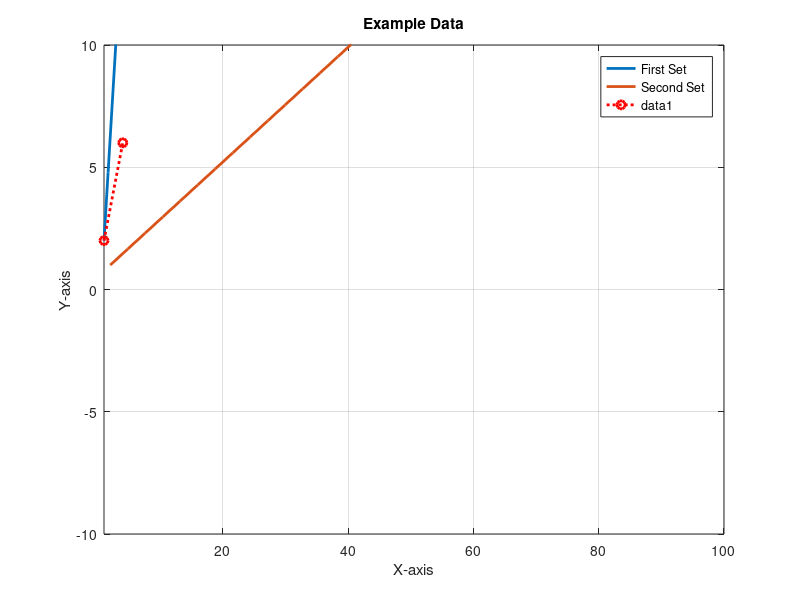

This figure's MATLAB source: (Note: this script raises an error after producing the figure.)
clear
clc
close all

%% Workspace Prep

% NOTE: default properties are set using the following convention:
% set(0, 'default<Object Type><Property Name>', <value>)

% Ex: changing the default line width is given by this command:
set(0,'defaultLineLineWidth',2)
% with 'Line' being the object and 'LineWidth' being the property that
% belongs to the Line object and '2' being the value of LineWidth being set

% setting the grid to be on for all plots
set(0,'defaultAxesXGrid','on')
set(0,'defaultAxesYGrid','on')

% note that in (Jack Rush's) personal experience, inputting the above
% properties as strings (encased in double quotes) as opposed to character
% vectors (encased in single quotes) has been met with mixed results for no
% explainable reason, so just to be safe, (Jack Rush) suggests that you
% utilize character vectors when setting default properties with the set()
% function

% example linear data to plot
x = linspace(1,20,30);
y = linspace(2,83,30);

%% Basics

% creates a new figure and gives it a name. Note that you can reference 
% this figure again by calling figure(fig1) at some later point.
fig1 = figure('Name','Example Figure One');

% when plot is called, a new axes object is instantiated and assigned to
% the last called figure object.
plot(x,y)

% by turning hold on, you allow for future calls to plot to put data on the
% same axes that you previously plotted on
hold on

%plots the inverse of the data above
plot(y, x)

% by calling legend without specifying an axes object, it creates a legend
% for the last called axes object and maps each string passed to it to the
% preceeding plot
legend("First Set", "Second Set")

% in order to give the axes labels, you need to use the xlabel and ylabel
% functions. These automatically work on the currently selected axes
% object.

xlabel("X-axis")
ylabel("Y-axis")

% to add a title to your figure, just use the title function

title("Example Data")

% if you want to add boundaries to your axes, use xlim([a b]) or 
% ylim([a b]), with a being the lower bound and b being the upper bound 

xlim([1 100])
ylim([-10 10])

% note that as the MATLAB interpreter doesn't care about the order that
% you call these functions, as it only draws the figure after it has
% processed all of the relevant commands relating to the figure (unless
% otherwise specified by the user)

%% LineSpec Options

% The general format goes as follows: 
% 'linestyle marker color'
% 
% Notable linestyles include:
% -     solid line
% --    dashed line
% :     dotted line
% -.    dash-dotted line
%
% Note that failing to specify a line style while specifying other
% properties results in no line being plotted, only the points at the
% datapoints (if discrete data is being plotted)
% 
% Notable markers include:
% *     asterisk
% x     x
% o     circle
%
% Color can be accessed with r g b c m y k for the red, blue, green, cyan,
% magenta, yellow, or black, respectively. For more precise control of
% color, you need to specify it via the 'color' property 
% 
% Ex. Plot the discrete points (1,4) and (2, 6) with red circles, connected
% by a dotted line

plot([1 4], [2 6], ':ro')

% To plot with the color property as mentioned previously, use 
% plot(_,'color', [a b c]), where [a b c] is a RGB triplet


%% Changing Properties Manually

% if you ever need to change the properties of an axis manually after
% creating it, first assign the axes object to a variable

% gca gets whatever axes object you operated on last

axes1 = gca;



% note that I've tried to sidestep this issue through
% eval('gca').foo = 'value', but MATLAB doesn't seem to appreciate such
% blatant disregard for its most core and treasured principles

% to change the properties of axes1, simply use the . operator and specify
% the property, followed by = 'value'.

% Example: change the scale of the X axis to logarithmic

axes1.XScale = 'log';

% a full list of the plethora of properties can be found here: 
% https://www.mathworks.com/help/matlab/ref/matlab.graphics.axis.axes-properties.html?searchHighlight=axes%20properties&s_tid=srchtitle_axes%20properties_1







% pauses execution to allow user to examine current configuration
input("Press enter to continue")

% clf is used to clear the current figure
clf


%% Multiple Plots, One Figure

% subplot(m, n, p) creates a grid of axes on the current figure object with
% m-rows and n-columns, with p being the index at which an axes object is
% being placed (counted left to right, top to bottom)

% Ex: create a 2 x 2 grid of subplots, with two plots on top and one on the
% bottom

p1 = subplot(2,2,1);
p2 = subplot(2,2,2);
p3 = subplot(2,2,[3 4]);

% p1, p2, and p3 are axes objects that can now be plotted onto by being
% added as the first parameter in most plotting functions

plot(p1, x, y)
title(p1,"First")
plot(p2, y, x)
xlabel(p2, "Second x-axis")
plot(p3, y, y)
ylabel(p3, "Third y-axis")

%% 3-D Plots


